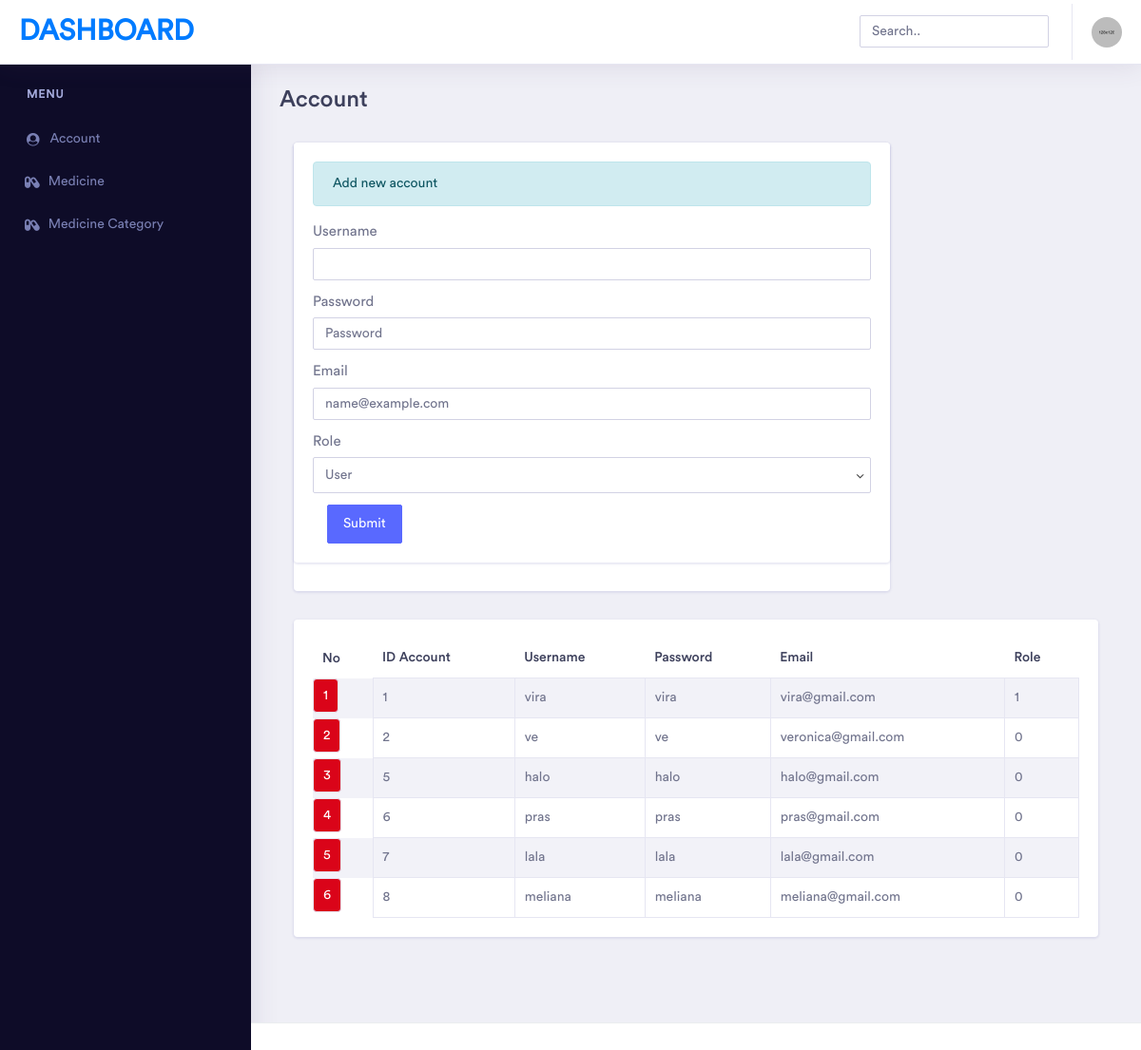
The page /index.php/admin/account on the database its author committed.
### tables this page shows
CREATE TABLE `account` (
  `ID_ACCOUNT` int(11) NOT NULL,
  `USERNAME` varchar(50) DEFAULT NULL,
  `PASSWORD` varchar(50) DEFAULT NULL,
  `EMAIL` varchar(50) DEFAULT NULL,
  `ROLE` varchar(2) DEFAULT NULL
);

### application/controllers/admin/account.php (called while the page is built, shortened)
<?php
class Account extends CI_Controller {
	public function __construct()
	{
		$this->load->model('accountmodel');
	}
	public function index()
	{
		$data['account'] = $this->accountmodel->getAccount();
		$this->load->view('admin/header');
		$this->load->view('admin/account',$data);
		$this->load->view('admin/footer');
	}
}

### index.php (called while the page is built, shortened)
<?php
require_once BASEPATH.'core/CodeIgniter.php';

### application/models/accountmodel.php (called while the page is built, shortened)
<?php
class Accountmodel extends CI_Model {
	function getAccount(){
		return $this->db->get('account')->result();
	}
}

### application/views/admin/account.php (the view, shortened to what this page needs)
<div class="dashboard-wrapper">
            <div class="dashboard-ecommerce">
                <div class="container-fluid dashboard-content ">
                    <div class="row">
                        <div class="col-xl-12 col-lg-12 col-md-12 col-sm-12 col-12">
                            <div class="page-header">
                                <h2 class="pageheader-title">Account</h2>
                            </div>
                        </div>
                    </div>
                    <div class="ecommerce-widget">
                        <div class="col-xl-9 col-lg-12 col-md-6 col-sm-12 col-12">
                                <div class="card">
                                    <div class="card-body p-0">
                                            <div class="row">
                                                <div class="col-xl-12 col-lg-12 col-md-12 col-sm-12 col-12">
                                                    <div class="card">
                                                        <div class="card-body">
                                                            <form action="<?php base_url() ?>account/addAccount" method="POST">
                                                                <div class="alert alert-info" role=alert>
                                                                <?php
                                                                        if (isset($pesan)) {
                                                                            echo $pesan;
                                                                        } else {
                                                                            echo "Add new account";
                                                                        }
                                                                     ?>
                                                                </div>
                                                                <div class="form-group">
                                                                    <label>Username</label>
                                                                    <input type="username"  class="form-control" name="username" Required>
                                                                </div>
                                                                <div class="form-group">
                                                                    <label>Password</label>
                                                                    <input type="password" placeholder="Password" name="password" class="form-control" Required>
                                                                </div>
                                                                <div class="form-group">
                                                                    <label>Email</label>
                                                                    <input type="email" placeholder="name@example.com" name="email" class="form-control" Required>
                                                                </div>
                                                                <div class="form-group">
                                                                    <label>Role</label>
                                                                    <select class="form-control" name="role">
                                                                        <option value="0">User</option>
                                                                    </select>
                                                                </div>
                                                                <div class="col-xl-12 col-lg-12 col-md-12 col-sm-12 col-12 ">
                                                                <input class="btn btn-primary" type="submit" name="submit" value="Submit">
                                                            </div>
                                                            </form>
                                                        </div>
                                                    </div>
                                                </div>
                                            </div>
                                    </div>
                                </div>
                        </div>
                    </div>
                    <div class="col-xl-12 col-lg-12 col-md-12 col-sm-12 col-12">
                        <div class="card" >
                            <div class="card-body">
                                <div class="table-responsive">
                                    <table class="table table-striped table-bordered first">
                                        <thead>
                                            <tr>
                                                <th class="border-0">No</th>
                                                <th class="border-0">ID Account</th>
                                                <th class="border-0">Username</th>
                                                <th class="border-0">Password</th>
                                                <th class="border-0">Email</th>
                                                <th class="border-0">Role</th>
                                            </tr>
                                        </thead>
                                        <tbody>
                                            <?php
                                                $no = 1;
                                                foreach ($account as $result) { ?>
                                                <tr>
                                                    <td class="badge badge-danger float right"><?= $no++ ?></td>
                                                    <td><?= $result->ID_ACCOUNT ?></td>
                                                    <td><?= $result->USERNAME ?></td>
                                                    <td><?= $result->PASSWORD ?></td>
                                                    <td><?= $result->EMAIL ?></td>
                                                    <td ><?= $result->ROLE ?></td>
                                                </tr>
                                                <?php
                                                }
                                             ?>
                                        </tbody>
                                    </table>
                                </div>
                            </div>
                        </div>
                    </div>
                </div>
            </div>
            <div class="footer">
            </div>
        </div>

### rows shown on the page
account: ID_ACCOUNT "1", USERNAME "vira", PASSWORD "vira", EMAIL "vira@gmail.com", ROLE "1"
account: ID_ACCOUNT "2", USERNAME "ve", PASSWORD "ve", EMAIL "veronica@gmail.com", ROLE "0"
account: ID_ACCOUNT "5", USERNAME "halo", PASSWORD "halo", EMAIL "halo@gmail.com", ROLE "0"
account: ID_ACCOUNT "6", USERNAME "pras", PASSWORD "pras", EMAIL "pras@gmail.com", ROLE "0"
account: ID_ACCOUNT "7", USERNAME "lala", PASSWORD "lala", EMAIL "lala@gmail.com", ROLE "0"
account: ID_ACCOUNT "8", USERNAME "meliana", PASSWORD "meliana", EMAIL "meliana@gmail.com", ROLE "0"
